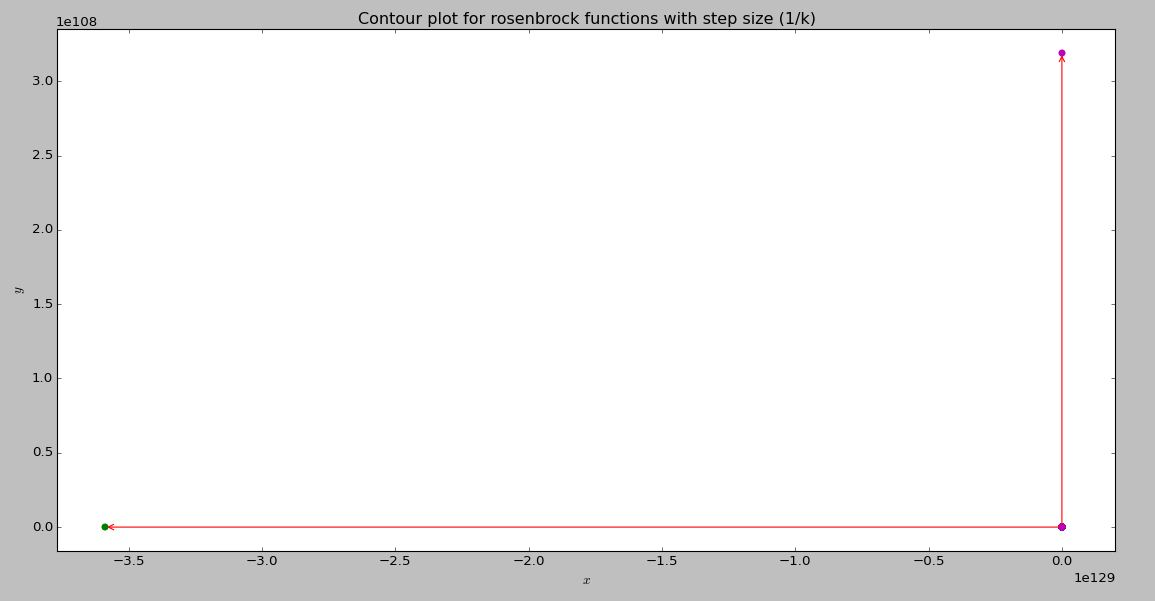

Python code for this plot:
####### Gradient Function for himmenblaus Function( with given intial values and step sizes)
####### Gradient Function for himmenblaus Function( with given intial values and step sizes)
import numpy as np
import matplotlib.pyplot as plt

###Set of Intial points and step size
intial_values=[[2,3],[-4,2],[2,-5.5]]
step_size_set=[0.00001,0.000002,0.000003,0.3,0.1,0.01]
# The data to fit
N = 1000
def rosenbrock(x,y):
    function_rosen=0.002*((1-x)**2)+0.2*(y*(x**2))**2
    return function_rosen



# First construct a grid of (theta0, theta1) parameter pairs and their
# corresponding cost function values.


x = np.arange(-6.0,6.0,0.1)
y = np.arange(-6.0,6.0,0.1)
X,Y = np.meshgrid(x, y)
J_grid = rosenbrock(X,Y)

# A labeled contour plot for the RHS cost function
#X, Y = np.meshgrid(theta0_grid, theta1_grid)

#ax[1].clabel(contours)
# The target parameter values indicated on the cost function contour plot
#ax.scatter([theta0_true]*2,[theta1_true]*2,s=[50,10], color=['k','w'])

# Take N steps with learning rate alpha down the gradient,
# starting at (x0, y0)

colors = ['b', 'g', 'm', 'c', 'orange']
N = 1000
fig, ax = plt.subplots(nrows=1, ncols=1, figsize=(10,6.15))
contours = ax.contour(X, Y, J_grid, 40)
for k in range(3):   
    xy_values = []
    xy_values.append(intial_values[k])
    J = [rosenbrock(*xy_values[0])]
    for j in range(1,N-1):
        step_size=1/float(j)
        last_xy = xy_values[j-1]
        this_xy = np.empty((2,))
        this_xy[0] = last_xy[0] - step_size*((0.4*(last_xy[0]**3+last_xy[0]*last_xy[1]-11*last_xy[0]))+(0.2*(last_xy[1]**2+last_xy[0]-7)))
        this_xy[1] = last_xy[1] - step_size*((0.2*(last_xy[0]**2+last_xy[1]-11))+(0.4*(last_xy[1]**3+last_xy[0]*last_xy[1]-7*last_xy[1])))
        xy_values.append(this_xy)
        J.append(rosenbrock(*this_xy))
    for j in range(1,N-1):
        ax.annotate('', xy_values[j], xytext=xy_values[j-1],
                        arrowprops={'arrowstyle': '->', 'color': 'r', 'lw': 1},
                        va='center', ha='center')
            #ax[0].plot(x, hypothesis(x, *theta[j]), color=colors[j], lw=2,
                  # label=r'$\theta_0 = {:.3f}, \theta_1 = {:.3f}$'.format(*theta[j]))
    ax.scatter(*zip(*xy_values),c=colors[k], s=40, lw=0)

    # Labels, titles and a legend.
ax.set_xlabel(r'$x$')
ax.set_ylabel(r'$y$')
titlex='Contour plot for rosenbrock functions with step size (1/k)'
ax.set_title(titlex)
plt.show()
